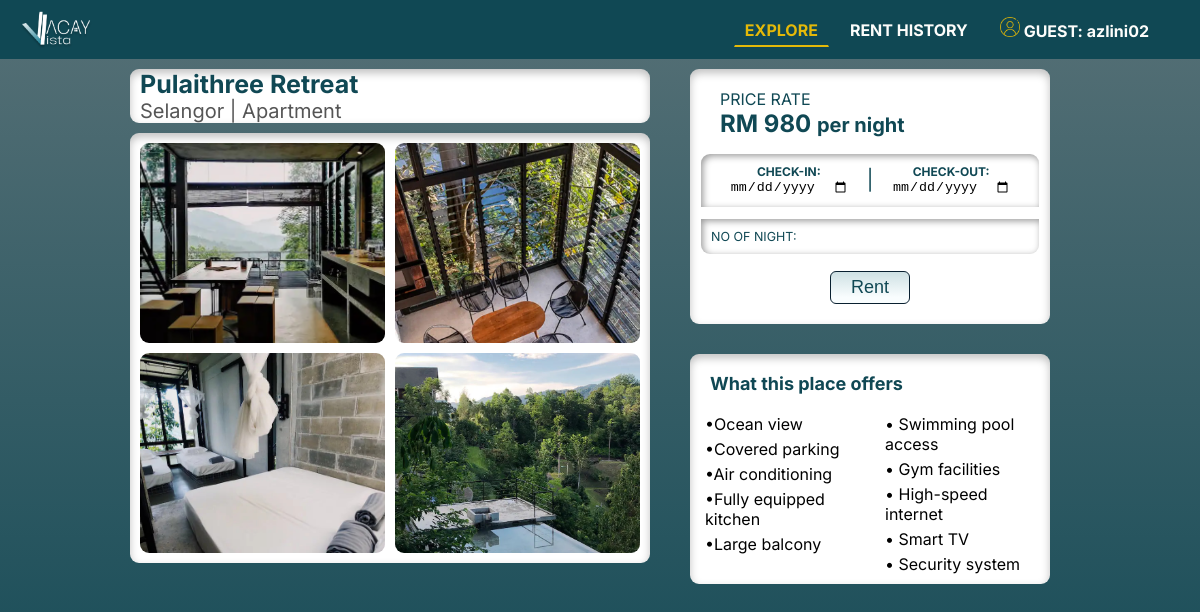
/GHouseDetails.php?house_id=H002 (signed in), run on the app's committed database.
### tables this page shows
CREATE TABLE `house` (
  `house_id` varchar(10) NOT NULL,
  `house_name` varchar(50) DEFAULT NULL,
  `house_address` varchar(200) DEFAULT NULL,
  `house_state` varchar(100) DEFAULT NULL,
  `house_type` varchar(20) DEFAULT NULL,
  `house_rate` int DEFAULT NULL,
  `house_availability` varchar(100) DEFAULT NULL,
  `house_details` varchar(250) DEFAULT NULL,
  `house_image` varchar(255) DEFAULT NULL,
  `agent_id` varchar(10) DEFAULT NULL
);

### GHouseDetails.php (the view, shortened to what this page needs)
<?php
require_once("dbConnect.php");
$house_id = $_GET['house_id'] ?? null;
$sql = "SELECT house_name, house_address, house_state, house_type, house_rate, house_image, house_details, agent_id FROM house WHERE house_id = ?";
$stmt = mysqli_prepare($dbCon, $sql);
mysqli_stmt_bind_param($stmt, "s", $house_id);
mysqli_stmt_execute($stmt);
$result = mysqli_stmt_get_result($stmt);
if ($result) {
    $house = mysqli_fetch_assoc($result);
} else {
    echo "Error fetching house details: " . mysqli_error($dbCon);
    exit;
}
?>
<!DOCTYPE html>
<html lang="en">
<head>
    <link rel="stylesheet" href="css/gHouseDetailsStyle.css">
</head>
<body>
    <?php include('navGuest.php'); ?>
    <div class="house_details">
        <div class="left-side">
            <div class="houseName">
                <h2><?php echo $house['house_name']; ?></h2>
                <small> <?php echo $house['house_state']; ?> | <?php echo $house['house_type']; ?></small>
            </div>
            <div class="houseGallery">
                <?php
                $imagePaths = explode(',', $house['house_image']);
                foreach ($imagePaths as $image) {
                    if (file_exists($image)) {
                        echo "<img src='" . $image . "' alt='House Image' onclick='openModal(\"$image\")'>";
                    } else {
                        echo '<p>Image not found: ' . $image . '</p>';
                    }
                }
                ?>
            </div>
        </div>
        <div class="right-side">
            <div class="housePriceRate">
                <div class="priceRate_Section">
                    <p>PRICE RATE</p>
                    <h2>RM <?php echo $house['house_rate']; ?> <small>per night</small></h2>
                </div>
                <div class="date-search-container">
                    <div class="date-container">
                        <div class="date-box">
                            <span>CHECK-IN:</span>
                            <input id="check-in" name="Check-In" type="date" placeholder="check-in" onchange="checkDateAvailability()">
                        </div>
                        <div class="separator" style="font-size: 20px;">|</div>
                        <div class="date-box">
                            <span>CHECK-OUT:</span>
                            <input id="check-out" name="Check-Out" type="date" placeholder="check-out" onchange="checkDateAvailability()">
                        </div>
                    </div>
                </div>
                <div class="number-of-nights" id="number-of-nights">
                    <small>NO OF NIGHT:</small> <b><span id="nights-count"></span></b>
                </div>
                <div class="button">
                    <form action="GRentConfirmation.php" method="POST" id="rent-form" onsubmit="return validateAndSubmit()">
                        <button type="submit" class="btn-rent">Rent</button>
                    </form>
                </div>
            </div>
            <div class="utilities_section">
                <h2>What this place offers</h2>
                <div class="details-columns-container">
                    <?php
                    $details = explode(',', $house['house_details']);
                    $midpoint = ceil(count($details) / 2);
                    ?>
                    <div class="details-column">
                        <?php
                        for ($i = 0; $i < $midpoint; $i++) {
                            echo '<p>•' . trim($details[$i]) . '</p>';
                        }
                        ?>
                    </div>
                    <div class="details-column">
                        <?php
                        for ($i = $midpoint; $i < count($details); $i++) {
                            echo '<p>• ' . trim($details[$i]) . '</p>';
                        }
                        ?>
                    </div>
                </div>
            </div>
        </div>
    </div>
</body>
</html>

### css/gHouseDetailsStyle.css (style rules this page uses)
body { margin: 0; padding: 0; min-height: 100vh; background: linear-gradient(180deg, #567076 0%, #104854 100%); font-family: "Inter", sans-serif; }
.house_details { display: flex; padding: 10px; z-index: 2; }
.left-side { display: flex; flex-direction: column; align-items: flex-start; position: relative; left: 120px; }
.houseName { background-color: white; box-shadow: 0px 4px 8px rgba(0, 0, 0, 0.25) inset; width: 500px; padding: 0px 10px; margin-bottom: 10px; border-radius: 9px; }
.houseName h2 { font-size: 20px; color: #104854; font-weight: 700; font-family: Inter; word-wrap: break-word; }
.houseGallery { display: grid; grid-template-columns: 1fr 1fr; column-gap: 4px; row-gap: 4px; box-shadow: 0px 4px 8px rgba(0, 0, 0, 0.25) inset; background-color: white; padding: 10px; border-radius: 9px; width: 500px; max-height: 700px; }
.houseGallery img { width: 100%; height: auto; border-radius: 9px; object-fit: cover; }
.right-side { display: flex; flex-direction: column; align-items: flex-start; position: relative; left: 160px; }
.housePriceRate { background-color: white; box-shadow: 0px 4px 8px rgba(0, 0, 0, 0.25) inset; width: 340px; height: auto; padding: 0px 10px; margin-bottom: 10px; border-radius: 9px; color:#104854; }
.priceRate_Section { margin-left:20px; margin-top: 20px; margin-bottom: 15px; }
.priceRate_Section h2, .priceRate_Section p { margin: 0; }
.utilities_section { background-color: white; box-shadow: 0px 4px 8px rgba(0, 0, 0, 0.25) inset; width: 340px; height: 200px; padding: 5px 10px; border-radius: 9px; }
.utilities_section h2 { font-size: 18px; color:#104854; margin-left: 10px; }

### GHouseDetails.php (style rules this page uses)
.date-search-container { display: flex; align-items: center; margin-top: 10px; }
.date-container { display: flex; justify-content: space-between; align-items: center; border: 1px solid transparent; border-top-right-radius: 10px; border-top-left-radius: 10px; padding: 10px; font-size: 10px; box-shadow: 2px 2px 7px rgba(0, 0, 0, 0.402) inset; width: 100%; }
.number-of-nights { display: flex; justify-content: space-between; align-items: center; border: 0.2px solid transparent; border-bottom-right-radius: 10px; border-bottom-left-radius: 10px; padding: 10px; font-size: 15px; box-shadow: 2px 2px 7px rgba(0, 0, 0, 0.402) inset; margin-top: 10px; }
.date-box { display: flex; flex-direction: column; align-items: center; justify-content: center; text-align: center; width: 100%; }
.date-box span { font-size: 1.2em; font-weight: bold; }
.button { display: flex; justify-content: center; margin-top: 16px; margin-bottom: 20px; }
.btn-rent { padding: 5px 20px; border: 1px #092030 solid; border-radius: 6px; text-decoration: none; background: linear-gradient(180deg, #CFE1E4 1%, #F9FDFE 81.5%); color: #104854; font-weight: 500; font-size: 18px; cursor: pointer; }
input { border: none; background: none; }
.utilities_section { margin-top: 20px; overflow: hidden; height: auto; }
.details-columns-container { display: flex; justify-content: space-between; flex-wrap: wrap; }
.details-column { width: calc(50% - 10px); padding: 0 5px; box-sizing: border-box; }
.details-column p { margin: 5px 0; }
.houseName h2 { font-size: 25px; font-weight: 700; }
.houseName small { font-size: 20px; font-weight: normal; color: #555; }
.houseName h2, .houseName small { margin: 0; }
.houseGallery { display: grid; grid-template-columns: repeat(2, 1fr); grid-gap: 10px; }
.houseGallery img { width: 100%; height: 200px; object-fit: cover; cursor: pointer; }

### data on the page
house: house_name "Pulaithree Retreat", house_state "Selangor", house_type "Apartment", house_image (picture), house_rate "980", house_details "Ocean view", house_details "Covered parking", house_details "Air conditioning", house_details "Fully equipped kitchen", house_details "Large balcony", house_details "Swimming pool access", house_details "Gym facilities", house_details "High-speed internet", house_details "Smart TV", house_details "Security system"

### other printed values
$username "azlini02"
